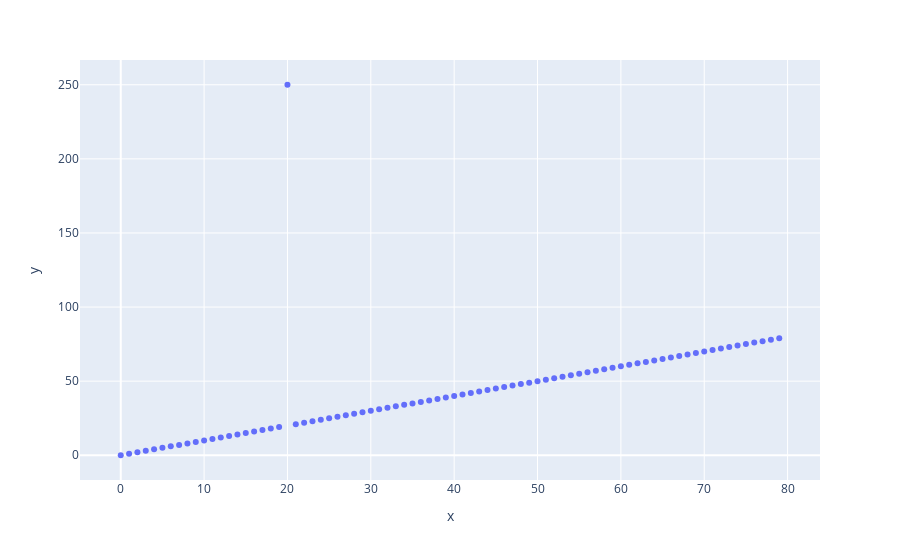

The code cell stored with this chart in its notebook:
### Markdown cell above
### Good Fit: Suit Tailored With Impeccable Style
![alt text](tan-france-suit.png "Title")

### Code cell
x = [i for i in range(80)]
y = x.copy()
y[20] = 250

fig = px.scatter(x = x, y = y)
fig.show()

### Figure 1 — Plotly figure (JSON) as saved in the notebook; plotly's stock layout.template omitted (floating-point values rounded to 4 significant figures)
{"data": [{"hovertemplate": "x=%{x}<br>y=%{y}<extra></extra>", "legendgroup": "", "marker": {"color": "#636efa", "symbol": "circle"}, "mode": "markers", "name": "", "orientation": "v", "showlegend": false, "type": "scatter", "x": [0, 1, 2, 3, 4, 5, 6, 7, 8, 9, 10, 11, 12, 13, 14, 15, 16, 17, 18, 19, 20, 21, 22, 23, 24, 25, 26, 27, 28, 29, 30, 31, 32, 33, 34, 35, 36, 37, 38, 39, 40, 41, 42, 43, 44, 45, 46, 47, 48, 49, 50, 51, 52, 53, 54, 55, 56, 57, 58, 59, 60, 61, 62, 63, 64, 65, 66, 67, 68, 69, 70, 71, 72, 73, 74, 75, 76, 77, 78, 79], "xaxis": "x", "y": [0, 1, 2, 3, 4, 5, 6, 7, 8, 9, 10, 11, 12, 13, 14, 15, 16, 17, 18, 19, 250, 21, 22, 23, 24, 25, 26, 27, 28, 29, 30, 31, 32, 33, 34, 35, 36, 37, 38, 39, 40, 41, 42, 43, 44, 45, 46, 47, 48, 49, 50, 51, 52, 53, 54, 55, 56, 57, 58, 59, 60, 61, 62, 63, 64, 65, 66, 67, 68, 69, 70, 71, 72, 73, 74, 75, 76, 77, 78, 79], "yaxis": "y"}], "layout": {"legend": {"tracegroupgap": 0}, "margin": {"t": 60}, "xaxis": {"anchor": "y", "domain": [0, 1], "title": {"text": "x"}}, "yaxis": {"anchor": "x", "domain": [0, 1], "title": {"text": "y"}}}}
